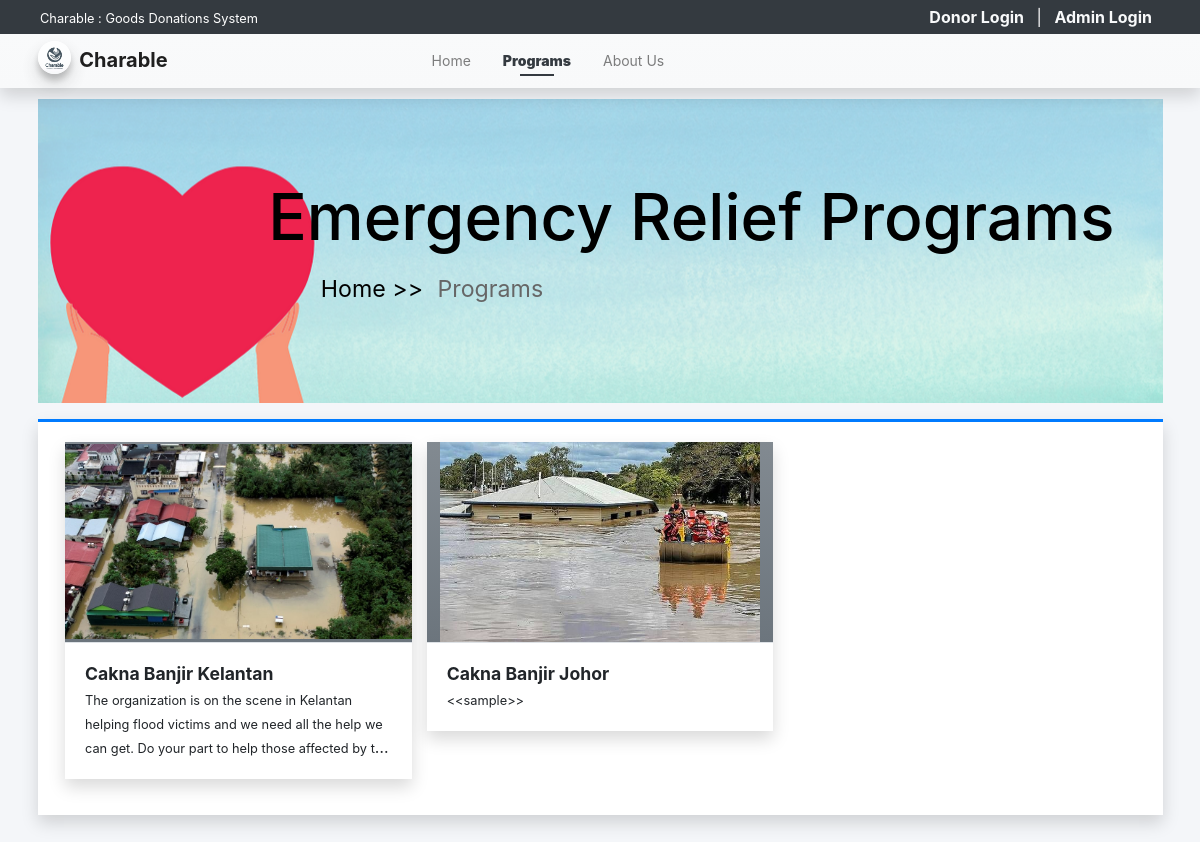
Page /?page=program on the committed database.
### tables this page shows
CREATE TABLE `program` (
  `id` int(30) NOT NULL,
  `admin_id` int(11) NOT NULL,
  `name` text NOT NULL,
  `image_path` text NOT NULL,
  `date` date NOT NULL,
  `time` text NOT NULL,
  `location` text NOT NULL,
  `description` text NOT NULL,
  `date_created` datetime NOT NULL DEFAULT current_timestamp(),
  `date_updated` datetime DEFAULT NULL ON UPDATE current_timestamp()
);

### config.php (called while the page is built, shortened)
<?php
function validate_image($file){
    $file = explode("?",$file)[0];
	if(!empty($file)){
		if(is_file(base_app.$file)){
			return base_url.$file;
		}else{
			return base_url.'dist/img/no-image-available.png';
		}
	}else{
		return base_url.'dist/img/no-image-available.png';
	}
}
?>

### program/index.php (the view, shortened to what this page needs)
    <div class="heading">
        <h1>Emergency Relief Programs</h1>
        <p> <a href="index.php">Home >></a> Programs </p>
    </div>
<div class="content py-3">
    <div class="row">
        <div class="col-md-12">
            <div class="card card-outline card-primary shadow rounded-0">
                <div class="card-body">
                    <div class="container-fluid">
                        <div class="row" id="product_list">
                            <?php
                            $program = $conn->query("SELECT * FROM program");
                            while($row = $program->fetch_assoc()):
                            ?>
                            <div class="col-lg-4 col-md-6 col-sm-12 product-item">
                                <a href="./?page=program/view_program&id=<?= $row['id'] ?>" class="card shadow rounded-0 text-reset text-decoration-none">
                                <div class="product-img-holder position-relative">
                                    <img src="<?= validate_image($row['image_path']) ?>" alt="Product-image" class="img-top product-img bg-gradient-gray">
                                </div>
                                    <div class="card-body border-top border-gray">
                                        <h5 class="card-title text-truncate w-100"><strong><?= $row['name'] ?></strong></h5>
                                        <br>
                                        <p class="card-text truncate-3 w-100"><small><?= strip_tags(html_entity_decode($row['description'])) ?></small></p>
                                    </div>
                                </a>
                            </div>
                            <?php endwhile; ?>
                        </div>
                    </div>
                </div>
            </div>
        </div>
    </div>
</div>

### program/index.php (style rules this page uses)
.heading { background: url(uploads/3.2.png) no-repeat; background-size: cover; background-position: center; padding-top: 5rem; padding-bottom: 5rem; width:100%; }
.heading h1 { color: black; font-size: 4rem; text-align: right; padding-right: 3rem; }
.heading p { padding-top: .5rem; font-size: 1.45rem; padding-right: 21rem; text-align: center; color: #666; }
.heading p a { color: black; padding-right: .5rem; }

### rows in the picture
program: shows a picture, name "Cakna Banjir Kelantan", description "The organization is on the scene in Kelantan helping flood victims and we need all the help we can get. Do your part to help those affected by…"
program: shows a picture, name "Cakna Banjir Johor", description "<<sample>>"
